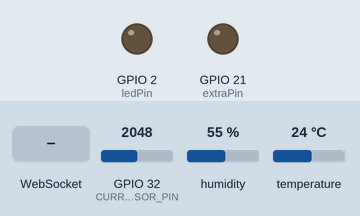
The sketch below on a simulated ESP32. Shown: output pins drawn as LEDs (lit = HIGH). The test bench sets the inputs (shaded band); at power-on: temperature 24 °C, GPIO 32 (CURRENT_SENSOR_PIN) = 2048, humidity 55 %. WiFi joins after 1.5 s; servers stay silent unless stated; what the sketch prints to the serial monitor is not drawn.

Above: at 2.7 s.
2.8 s: WebSocket text "$LED,TOGGLE*" received
At 3.5 s:
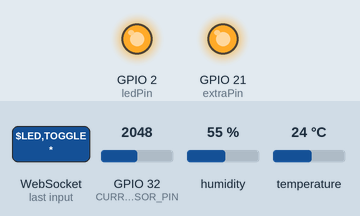
4.3 s: temperature set to 26.5 °C
7.8 s: temperature set to 27.8 °C
At 9.9 s:
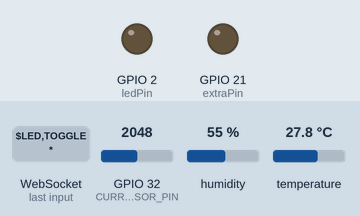
Timing chart, 0 to 11.4 s (numbered marks = the images above; inputs shaded):
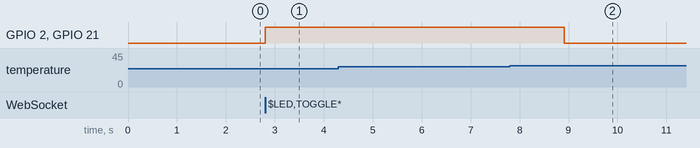

Measured:
- the behaviour switches between 27 and 27.1 °C on temperature (found by bisection; images 1 and 2)
- after the input at 2.8 s, GPIO 2 (ledPin), GPIO 21 (extraPin): LOW → HIGH at once
- after the input at 4.3 s, every drawn part: stays the same
- after the input at 7.8 s, GPIO 2 (ledPin), GPIO 21 (extraPin): HIGH → LOW after 1.1 s

The sketch:

esp32_ar_dashboard.ino
```cpp
  #include <WiFi.h>
  #include <ESPAsyncWebServer.h>
  #include <DHT.h>

  // ====== Wi-Fi Credentials ======
  // IMPORTANT: Enter your HOME Wi-Fi credentials here!
  // Your phone and ESP32 must be on the same network with internet access.
  const char* ssid = "JAYESH";
  const char* password = "12345678";

  // ====== SENSOR PINS & CONFIG ======
  #define DHTPIN 18
  #define DHTTYPE DHT22
  #define CURRENT_SENSOR_PIN 32

  // ====== SAFETY THRESHOLDS ======
  #define TEMP_THRESHOLD 27.0
  #define CURRENT_THRESHOLD 0.20

  DHT dht(DHTPIN, DHTTYPE);

  // ====== Server & WebSocket ======
  AsyncWebServer server(80);
  AsyncWebSocket ws("/ws");

  // ====== LED ======
  const int ledPin = 2;
  const int extraPin = 21;
  bool ledState = false;

  // ====== HTML Content (Stored in PROGMEM) ======
  const char index_html[] PROGMEM = R"rawliteral(
  <!DOCTYPE html>
  <html lang="en">
  <head>
    <meta charset="UTF-8">
    <meta name="viewport" content="width=device-width, initial-scale=1.0">
    <title>Robot Dashboard</title>
    <style>
      :root {
        --bg-color: #12141D;
        --card-bg: #1E2130;
        --accent-blue: #00D2FF;
        --accent-green: #00FF87;
        --accent-pink: #FF007A;
        --text-main: #FFFFFF;
        --text-muted: #8B94A7;
      }

      body {
        font-family: 'Segoe UI', system-ui, sans-serif;
        background-color: var(--bg-color);
        color: var(--text-main);
        margin: 0;
        padding: 20px;
      }

      .header {
        display: flex;
        justify-content: space-between;
        align-items: center;
        margin-bottom: 30px;
        padding-bottom: 10px;
        border-bottom: 1px solid #2A2E43;
      }

      .status-badge {
        display: flex;
        align-items: center;
        gap: 8px;
        background: rgba(255, 255, 255, 0.05);
        padding: 8px 16px;
        border-radius: 20px;
        font-size: 14px;
      }

      .dot {
        width: 10px;
        height: 10px;
        border-radius: 50%;
        background: red;
        box-shadow: 0 0 10px red;
      }
      .dot.connected { background: var(--accent-green); box-shadow: 0 0 10px var(--accent-green); }

      /* Dashboard Grid */
      .grid {
        display: grid;
        grid-template-columns: repeat(auto-fit, minmax(240px, 1fr));
        gap: 20px;
      }

      .card {
        background: var(--card-bg);
        border-radius: 16px;
        padding: 24px;
        box-shadow: 0 8px 32px rgba(0,0,0,0.2);
        border: 1px solid rgba(255,255,255,0.02);
        position: relative;
      }

      .card h3 {
        margin: 0 0 15px 0;
        color: var(--text-muted);
        font-size: 14px;
        text-transform: uppercase;
        letter-spacing: 1px;
      }

      .sensor-value {
        font-size: 42px;
        font-weight: 700;
        margin: 0;
      }

      .sensor-unit {
        font-size: 18px;
        color: var(--text-muted);
      }

      .icon {
        position: absolute;
        top: 24px;
        right: 24px;
        width: 28px;
        height: 28px;
        opacity: 0.8;
      }

      /* Toggle Switch */
      .switch {
        position: relative;
        display: inline-block;
        width: 60px;
        height: 34px;
      }
      .switch input { opacity: 0; width: 0; height: 0; }
      .slider {
        position: absolute;
        cursor: pointer;
        top: 0; left: 0; right: 0; bottom: 0;
        background-color: #2A2E43;
        transition: .4s;
        border-radius: 34px;
      }
      .slider:before {
        position: absolute;
        content: "";
        height: 26px; width: 26px;
        left: 4px; bottom: 4px;
        background-color: white;
        transition: .4s;
        border-radius: 50%;
      }
      input:checked + .slider { background-color: var(--accent-blue); box-shadow: 0 0 15px rgba(0, 210, 255, 0.4); }
      input:checked + .slider:before { transform: translateX(26px); }

      /* Serial Terminal */
      .terminal-card {
        grid-column: 1 / -1; /* Spans full width */
      }
      #log {
        background: #0A0B10;
        color: var(--accent-green);
        font-family: 'Courier New', monospace;
        padding: 15px;
        height: 200px;
        overflow-y: scroll;
        border-radius: 8px;
        margin: 0;
        font-size: 14px;
      }
    </style>
  </head>
  <body>

    <div class="header">
      <h2>Motor monitor </h2>
      <div class="status-badge">
        <div id="conn-dot" class="dot"></div>
        <span id="conn-text">Disconnected</span>
      </div>
    </div>

    <div class="grid">

      <div class="card">
        <h3>Motor Status</h3>
        <svg class="icon" stroke="var(--accent-blue)" fill="none" viewBox="0 0 24 24"><path stroke-linecap="round" stroke-linejoin="round" stroke-width="2" d="M13 10V3L4 14h7v7l9-11h-7z"/></svg>
        <label class="switch">
          <input type="checkbox" id="ledToggle" onchange="toggleLED()">
          <span class="slider"></span>
        </label>
        <p style="margin-top: 15px; color: var(--text-muted);" id="ledStatusText">OFF</p>
      </div>

      <div class="card">
        <h3>Internal Temp</h3>
        <svg class="icon" stroke="var(--accent-pink)" fill="none" viewBox="0 0 24 24"><path stroke-linecap="round" stroke-linejoin="round" stroke-width="2" d="M14 14.76V3.5a2.5 2.5 0 0 0-5 0v11.26a4.5 4.5 0 1 0 5 0z"/></svg>
        <div class="sensor-value" id="val-temp">-- <span class="sensor-unit">°C</span></div>
      </div>

      <div class="card">
        <h3>Current Draw</h3>
        <svg class="icon" stroke="var(--accent-green)" fill="none" viewBox="0 0 24 24"><path stroke-linecap="round" stroke-linejoin="round" stroke-width="2" d="M4 8h16M4 16h16"/></svg>
        <div class="sensor-value" id="val-cur">-- <span class="sensor-unit">A</span></div>
      </div>

      <div class="card terminal-card">
        <h3>Live Data Feed</h3>
        <pre id="log">Waiting for data...</pre>
      </div>

    </div>

    <script>
      let ws;
      let logBox = document.getElementById("log");

      function initWebSocket() {
        ws = new WebSocket("ws://" + location.host + "/ws");

        ws.onopen = () => {
          document.getElementById("conn-dot").classList.add("connected");
          document.getElementById("conn-text").innerText = "Connected";
        };

        ws.onclose = () => {
          document.getElementById("conn-dot").classList.remove("connected");
          document.getElementById("conn-text").innerText = "Disconnected";
          setTimeout(initWebSocket, 2000); // Auto-reconnect
        };

        ws.onmessage = (event) => {
          let msg = event.data;

          // Handle Serial Text
          if (msg.startsWith("$SERIAL")) {
            let text = msg.split(",")[1].replace("*","");
            logBox.textContent += "\n" + text;
            logBox.scrollTop = logBox.scrollHeight;
          }

          // Handle LED State
          else if (msg.startsWith("$LED")) {
            let state = msg.split(",")[1].replace("*","");
            let isON = (state === "ON");
            document.getElementById("ledToggle").checked = isON;
            document.getElementById("ledStatusText").innerText = state;
          }

          // Handle Sensors
          else if (msg.startsWith("$SENSOR")) {
            let parts = msg.split(",");
            if(parts.length >= 3) {
              let type = parts[1];
              let val = parts[2].replace("*", "");

              if(type === "TEMP") document.getElementById("val-temp").innerHTML = val + ' <span class="sensor-unit">°C</span>';
              if(type === "CUR") document.getElementById("val-cur").innerHTML = val + ' <span class="sensor-unit">A</span>';
            }
          }
        };
      }

      function toggleLED() {
        if(ws && ws.readyState === WebSocket.OPEN) {
          ws.send("$LED,TOGGLE*");
        }
      }

      window.onload = initWebSocket;
    </script>

  </body>
  </html>
  )rawliteral";

  // ====== WebSocket Event Handler ======
  void onWebSocketEvent(AsyncWebSocket * server, AsyncWebSocketClient * client, AwsEventType type, void * arg, uint8_t *data, size_t len) {
    if (type == WS_EVT_CONNECT) {
      client->text("$STATUS,CONNECTED*");
      client->text(ledState ? "$LED,ON*" : "$LED,OFF*");
    } else if (type == WS_EVT_DATA) {
      String msg = "";
      for (size_t i = 0; i < len; i++) msg += (char)data[i];
      if (msg == "$LED,TOGGLE*") {
        ledState = !ledState;
        digitalWrite(ledPin, ledState);
        digitalWrite(extraPin, ledState);
        ws.textAll(ledState ? "$LED,ON*" : "$LED,OFF*");
      }
    }
  }

  void setup() {
    Serial.begin(115200);
    pinMode(ledPin, OUTPUT);
    digitalWrite(ledPin, LOW);

    pinMode(extraPin, OUTPUT);
    digitalWrite(extraPin, LOW);

    // Init Sensors
    dht.begin();
    pinMode(CURRENT_SENSOR_PIN, INPUT);

    Serial.print("Connecting to WiFi: ");
    Serial.println(ssid);
    WiFi.mode(WIFI_STA);
    WiFi.begin(ssid, password);

    while (WiFi.status() != WL_CONNECTED) {
      delay(500);
      Serial.print(".");
    }

    Serial.println("");
    Serial.println("WiFi connected.");
    Serial.print("ESP32 IP Address: ");
    Serial.println(WiFi.localIP());

    ws.onEvent(onWebSocketEvent);
    server.addHandler(&ws);

    server.on("/", HTTP_GET, [](AsyncWebServerRequest *request){
      request->send_P(200, "text/html", index_html);
    });

    server.begin();
  }

  void loop() {
    // Clean up inactive clients to prevent memory leaks and broadcasting hangs over hotspot!
    ws.cleanupClients();

    // 1. Serial passthrough
    if (Serial.available()) {
      String msg = Serial.readStringUntil('\n');
      msg.trim();
      if(msg.length() > 0) ws.textAll("$SERIAL," + msg + "*");
    }

    // 2. Sensor Sampling
    static unsigned long lastUpdate = 0;
    if (millis() - lastUpdate > 2000) {
      float t = dht.readTemperature();

      // Accurate voltage reading using ESP32's built-in calibration & Averaging filter
      // We take 100 samples to smooth out random electrical noise!
      long sumRaw = 0;
      float sumVolts = 0.0;
      for(int i = 0; i < 100; i++) {
        sumRaw += analogRead(CURRENT_SENSOR_PIN);
        sumVolts += (analogReadMilliVolts(CURRENT_SENSOR_PIN) / 1000.0);
        delay(2); // Wait slightly between samples to spread them across 200ms
      }

      int raw = sumRaw / 100;
      float voltage = sumVolts / 100.0;

      // --- CALIBRATION VARIABLES ---
      // If you measure 0 Amps, look at the Serial Monitor to see what 'Voltage' is printed.
      // Change 'zeroOffset' to match that exact voltage!
      // Typical ACS712 on 5V gives 2.5. On 3.3V it gives ~1.65.
      float zeroOffset = 2.56;

      // Sensitivity: 5A module = 0.185 | 20A module = 0.100 | 30A module = 0.066
      float voltsPerAmp = 0.185;

      float current = -1.0 * ((voltage - zeroOffset) / voltsPerAmp);

      // --- AUTOMATIC MOTOR SAFETY LOGIC ---
      static unsigned long lastWarning = 0;
      bool highTemp = (t > TEMP_THRESHOLD);
      bool highCur = (abs(current) > CURRENT_THRESHOLD && ledState);

      if (highTemp && highCur) {
        if (ledState) {
          ledState = false; // Turn off Motor automatically!
          digitalWrite(ledPin, LOW);
          digitalWrite(extraPin, LOW);
          ws.textAll("$LED,OFF*");
          ws.textAll("$SERIAL,CRITICAL: Overload! Motor auto-stopped!*");
        }
      } else if (millis() - lastWarning > 4000) {
        if (highTemp && !highCur) {
          ws.textAll("$SERIAL,WARNING: Temperature is too high!*");
          lastWarning = millis();
        } else if (highCur && !highTemp) {
          ws.textAll("$SERIAL,WARNING: Motor current is too high!*");
          lastWarning = millis();
        }
      }

      // Print to serial so you can easily debug the sensor readings!
      Serial.printf("Raw ADC: %d | Voltage: %.2fV | Computed Current: %.2fA\n", raw, voltage, current);


      if (!isnan(t)) ws.textAll("$SENSOR,TEMP," + String(t, 1) + "*");
      ws.textAll("$SENSOR,CUR," + String(current, 2) + "*");

      lastUpdate = millis();
    }
  }
```
